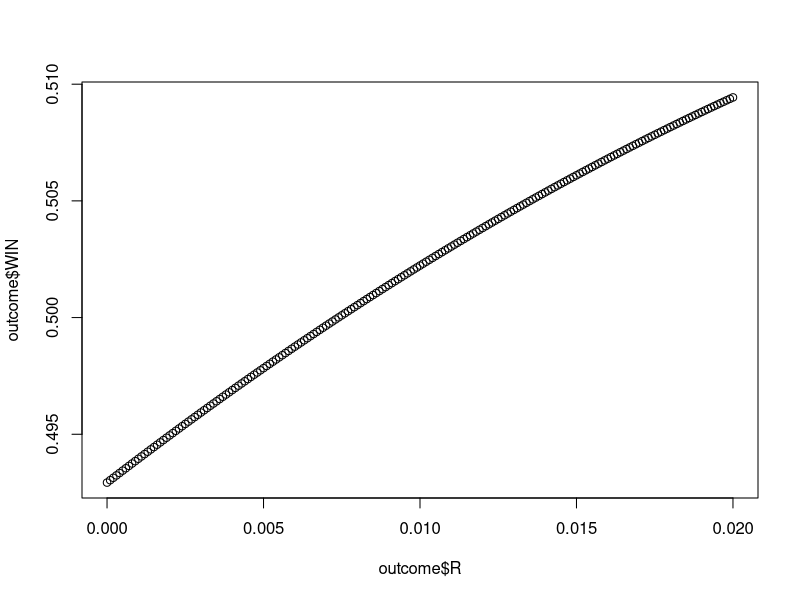
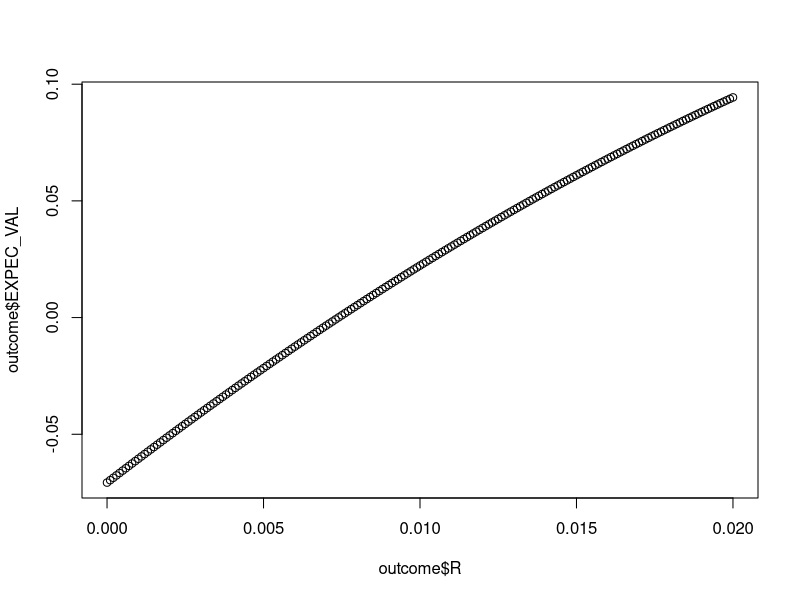

The R script that drew these images, in order:
## ---- chunk 1
library(tidyverse)

## ---- chunk 2

rStart <- 0
rStop <- 0.02
rBy <- 0.0001
finalProbs <- c()

## ---- chunk 3

for (r in seq(rStart, rStop, by=rBy)){

  initialBet <- 2

  # define probabilities for each die roll
  p2 <- (1/6) + r
  p3 <- (1/6) + r
  p4 <- (1/6) + r
  p5 <- (1/6) + r
  
  p1 <- (1/6) - (2*r)
  p6 <- (1/6) - (2*r)
  
  # define probabilities for the sums of the die
  # probabilities for losing
  pRoll2 <- p1*p1
  pRoll3 <- p1*p2 + (p2*p1)
  pRoll12 <- p6*p6
  
  # probabilities for winning
  pRoll7 <- (p1*p6) + (p2*p5) + (p3*p4) + (p5*p2) + (p4*p3) + (p6*p1)
  pRoll11 <- (p5*p6) + (p6*p5)

  # point probabilities
  pRoll4 <- (p1*p3) + (p2*p2) + (p3*p1)
  pRoll5 <- (p1*p4) + (p2*p3) + (p3*p2) + (p4*p1)
  pRoll6 <- (p1*p5) + (p2*p4) + (p3*p3) + (p4*p2) + (p5*p1)
  pRoll8 <- (p2*p6) + (p3*p5) + (p4*p4) + (p5*p3) + (p6*p2)
  pRoll9 <- (p3*p6) + (p4*p5) + (p5*p4) + (p6*p3)
  pRoll10 <- (p4*p6) + (p5*p5) + (p6*p4)
  
  # define the probabilities of winning or losing on the first round
  pLoss <- pRoll2 + pRoll3 + pRoll12
  pWin <- pRoll7 + pRoll11
  
  # define the probabilities of winning after rolling a point number
  pWin4 <- pRoll4 * (pRoll4 / (pRoll4+pRoll7))
  pWin5 <- pRoll5 * (pRoll5 / (pRoll5+pRoll7))
  pWin6 <- pRoll6 * (pRoll6 / (pRoll6+pRoll7))
  pWin8 <- pRoll8 * (pRoll8 / (pRoll8+pRoll7))
  pWin9 <- pRoll9 * (pRoll9 / (pRoll9+pRoll7))
  pWin10 <- pRoll10 * (pRoll10 / (pRoll10+pRoll7))
  
  # define the final probability of winning
  pWinFinal <- pWin + pWin4 + pWin5 + pWin6 + pWin8 + pWin9 + pWin10
  expecVal <- pWin*(initialBet*2) + pLoss*(-1*initialBet) 
  
  finalProbs <- c(finalProbs,c(r,pWinFinal))
  
}

## ---- chunk 4
# every other element
rVals <- seq(1,length(finalProbs),2)
R <- finalProbs[rVals]
WIN <- finalProbs[-rVals]


outcome <- do.call(rbind, Map(data.frame, R=R, WIN=WIN))

## ---- chunk 5
plot(outcome$R,outcome$WIN)
## ---- chunk 6

outcome$EXPEC_VAL <- (outcome$WIN * 5) - ((1-outcome$WIN)*5)
plot(outcome$R, outcome$EXPEC_VAL)

## ---- chunk 7

outcome %>%
  filter(EXPEC_VAL > 0) %>%
  select(R) %>%
  summarise(min(R))

